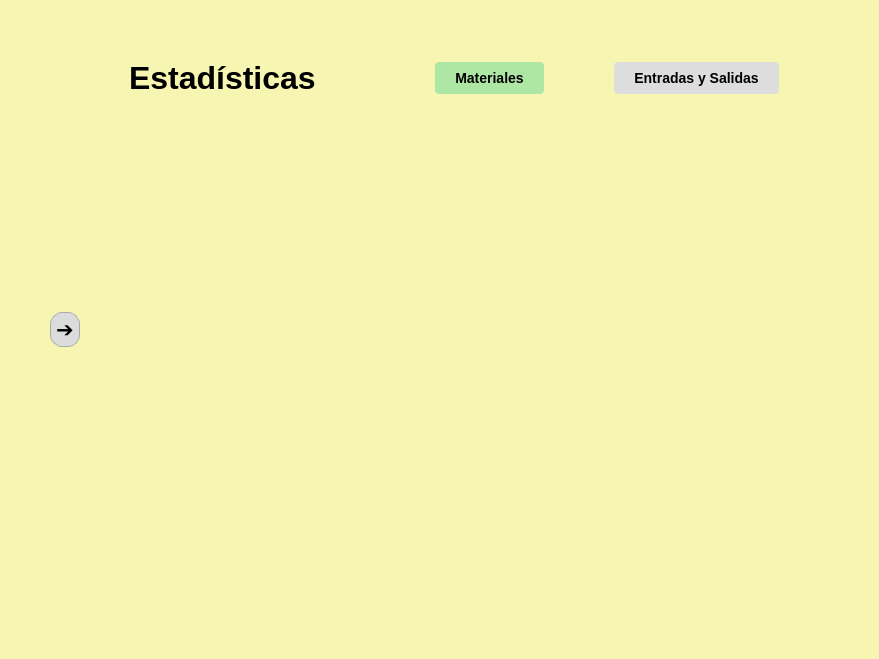
<?xml version="1.0" encoding="UTF-8"?>
<ui version="4.0">
 <class>Form</class>
 <widget class="QWidget" name="Form">
  <property name="geometry">
   <rect>
    <x>0</x>
    <y>0</y>
    <width>879</width>
    <height>659</height>
   </rect>
  </property>
  <property name="windowTitle">
   <string>Form</string>
  </property>
  <property name="styleSheet">
   <string notr="true">QWidget {
    background-color: #f6f5b2;
	font-family: Arial, Helvetica, sans-serif;
    color: #000000;
}

QLabel#labelTitulo {
    font-weight: bold;
    color: #000000;
    padding: 10px;
}

QLabel {
    font-weight: bold;
    color: #000;
    padding: 4px;
}

QTextEdit{
    background-color: #eeeeee;
    border: 1px solid #aaa;
    border-radius: 4px;
    padding: 6px;
    font-size: 14px;
}

QLineEdit:focus {
    border: 1px solid #5a8dee;
    background-color: #ffffff;
}

QPushButton#materialesBtn {
    background-color: #aee6a4;
    border: none;
    border-radius: 4px;
    padding: 8px 20px;
    font-size: 14px;
    font-weight: bold;
    color: #000000;
}
QPushButton#entradasysalidasBtn {
    background-color: #ddd;
    border: none;
    border-radius: 4px;
    padding: 8px 20px;
    font-size: 14px;
    font-weight: bold;
    color: #000000;
}
QPushButton#entradasysalidasBtn:hover {
    background-color: #94d98a;
}

QPushButton#btnRegistrarSal {
    background-color: #EEB0B0;
    border: none;
    border-radius: 4px;
    padding: 8px 20px;
    font-size: 14px;
    font-weight: bold;
    color: #000000;
}
QPushButton#btnRegistrarSal:hover {
    background-color: #ee9794;
}

QPushButton#btnEliminar {
    background-color: #BAABAB;
    border: none;
    border-radius: 4px;
    padding: 8px 20px;
    font-size: 14px;
    font-weight: bold;
    color: #000000;
}
QPushButton#btnEliminar:hover {
    background-color: #ba9c9a;
}


QPushButton#btnLateral {
    background-color: #dcdcdc;
    border: 1px solid #aaa;
    border-radius: 12px;
    padding: 4px;
}
QPushButton#btnLateral:hover {
    background-color: #c6c6c6;
}
</string>
  </property>
  <layout class="QVBoxLayout" name="verticalLayout_5">
   <property name="leftMargin">
    <number>50</number>
   </property>
   <property name="topMargin">
    <number>50</number>
   </property>
   <property name="rightMargin">
    <number>50</number>
   </property>
   <property name="bottomMargin">
    <number>50</number>
   </property>
   <item>
    <layout class="QHBoxLayout" name="horizontalLayout">
     <property name="spacing">
      <number>30</number>
     </property>
     <item>
      <widget class="QPushButton" name="btnLateral">
       <property name="minimumSize">
        <size>
         <width>30</width>
         <height>30</height>
        </size>
       </property>
       <property name="font">
        <font>
         <family>Arial</family>
         <pointsize>16</pointsize>
        </font>
       </property>
       <property name="text">
        <string>➔</string>
       </property>
      </widget>
     </item>
     <item>
      <layout class="QVBoxLayout" name="verticalLayout">
       <property name="spacing">
        <number>0</number>
       </property>
       <property name="sizeConstraint">
        <enum>QLayout::SetDefaultConstraint</enum>
       </property>
       <property name="bottomMargin">
        <number>6</number>
       </property>
       <item>
        <layout class="QHBoxLayout" name="horizontalLayout_2" stretch="3,2,4,1">
         <property name="bottomMargin">
          <number>50</number>
         </property>
         <item>
          <widget class="QLabel" name="labelTitulo">
           <property name="maximumSize">
            <size>
             <width>16777215</width>
             <height>100</height>
            </size>
           </property>
           <property name="font">
            <font>
             <family>Arial</family>
             <pointsize>24</pointsize>
             <weight>75</weight>
             <bold>true</bold>
            </font>
           </property>
           <property name="text">
            <string>Estadísticas</string>
           </property>
          </widget>
         </item>
         <item>
          <spacer name="horizontalSpacer">
           <property name="orientation">
            <enum>Qt::Horizontal</enum>
           </property>
           <property name="sizeHint" stdset="0">
            <size>
             <width>40</width>
             <height>20</height>
            </size>
           </property>
          </spacer>
         </item>
         <item>
          <layout class="QHBoxLayout" name="horizontalLayout_3" stretch="4,2,4">
           <property name="spacing">
            <number>70</number>
           </property>
           <property name="rightMargin">
            <number>0</number>
           </property>
           <item>
            <widget class="QPushButton" name="materialesBtn">
             <property name="text">
              <string>Materiales</string>
             </property>
            </widget>
           </item>
           <item>
            <spacer name="horizontalSpacer_3">
             <property name="orientation">
              <enum>Qt::Horizontal</enum>
             </property>
             <property name="sizeHint" stdset="0">
              <size>
               <width>40</width>
               <height>20</height>
              </size>
             </property>
            </spacer>
           </item>
           <item>
            <widget class="QPushButton" name="entradasysalidasBtn">
             <property name="text">
              <string>Entradas y Salidas</string>
             </property>
            </widget>
           </item>
          </layout>
         </item>
         <item>
          <spacer name="horizontalSpacer_4">
           <property name="orientation">
            <enum>Qt::Horizontal</enum>
           </property>
           <property name="sizeHint" stdset="0">
            <size>
             <width>40</width>
             <height>20</height>
            </size>
           </property>
          </spacer>
         </item>
        </layout>
       </item>
       <item>
        <layout class="QVBoxLayout" name="verticalLayout_4">
         <property name="spacing">
          <number>16</number>
         </property>
         <item>
          <layout class="QHBoxLayout" name="horizontalLayout_7" stretch="4,1,5">
           <property name="bottomMargin">
            <number>0</number>
           </property>
           <item>
            <widget class="QListWidget" name="listWidget">
             <property name="styleSheet">
              <string notr="true">border:none;</string>
             </property>
            </widget>
           </item>
           <item>
            <spacer name="horizontalSpacer_2">
             <property name="orientation">
              <enum>Qt::Horizontal</enum>
             </property>
             <property name="sizeHint" stdset="0">
              <size>
               <width>40</width>
               <height>20</height>
              </size>
             </property>
            </spacer>
           </item>
           <item>
            <layout class="QVBoxLayout" name="verticalLayout_2" stretch="8,2">
             <property name="bottomMargin">
              <number>0</number>
             </property>
             <item>
              <widget class="QFrame" name="frame">
               <property name="styleSheet">
                <string notr="true">border:none;</string>
               </property>
               <property name="frameShape">
                <enum>QFrame::StyledPanel</enum>
               </property>
               <property name="frameShadow">
                <enum>QFrame::Raised</enum>
               </property>
              </widget>
             </item>
             <item>
              <spacer name="verticalSpacer">
               <property name="orientation">
                <enum>Qt::Vertical</enum>
               </property>
               <property name="sizeHint" stdset="0">
                <size>
                 <width>20</width>
                 <height>40</height>
                </size>
               </property>
              </spacer>
             </item>
            </layout>
           </item>
          </layout>
         </item>
        </layout>
       </item>
      </layout>
     </item>
    </layout>
   </item>
  </layout>
 </widget>
 <resources/>
 <connections/>
</ui>
